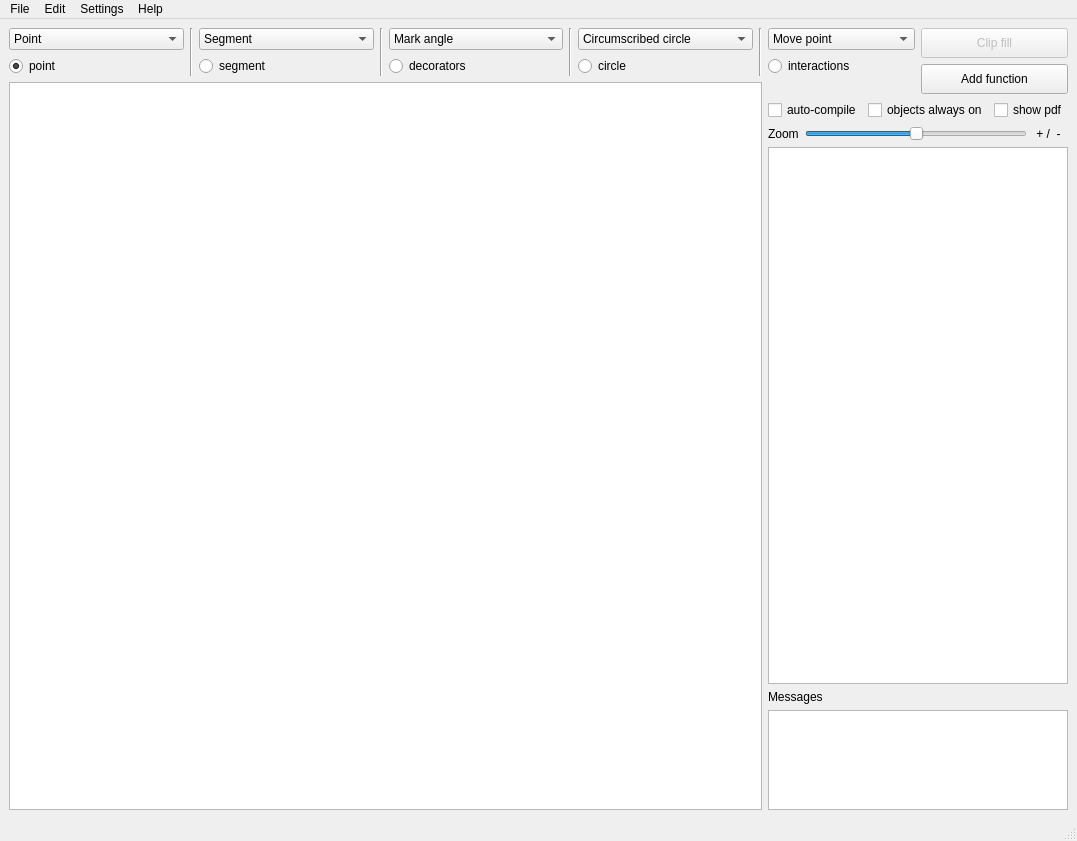
<?xml version="1.0" encoding="UTF-8"?>
<ui version="4.0">
 <class>MainWindow</class>
 <widget class="QMainWindow" name="MainWindow">
  <property name="geometry">
   <rect>
    <x>0</x>
    <y>0</y>
    <width>1077</width>
    <height>841</height>
   </rect>
  </property>
  <property name="sizePolicy">
   <sizepolicy hsizetype="Fixed" vsizetype="Fixed">
    <horstretch>0</horstretch>
    <verstretch>0</verstretch>
   </sizepolicy>
  </property>
  <property name="mouseTracking">
   <bool>true</bool>
  </property>
  <property name="windowTitle">
   <string>Eucl</string>
  </property>
  <widget class="QWidget" name="centralwidget">
   <property name="autoFillBackground">
    <bool>false</bool>
   </property>
   <layout class="QHBoxLayout" name="horizontalLayout_10">
    <item>
     <layout class="QHBoxLayout" name="horizontalLayout_6" stretch="1,0">
      <item>
       <layout class="QVBoxLayout" name="verticalLayout_9">
        <item>
         <layout class="QVBoxLayout" name="verticalLayout_13" stretch="0">
          <item>
           <layout class="QHBoxLayout" name="horizontalLayout">
            <item>
             <layout class="QVBoxLayout" name="verticalLayout">
              <item>
               <widget class="QComboBox" name="comboBox">
                <property name="maxVisibleItems">
                 <number>15</number>
                </property>
                <item>
                 <property name="text">
                  <string>Point</string>
                 </property>
                </item>
                <item>
                 <property name="text">
                  <string>Point on line</string>
                 </property>
                </item>
                <item>
                 <property name="text">
                  <string>Point on circle</string>
                 </property>
                </item>
                <item>
                 <property name="text">
                  <string>Intersection point</string>
                 </property>
                </item>
                <item>
                 <property name="text">
                  <string>Midpoint of segment</string>
                 </property>
                </item>
                <item>
                 <property name="text">
                  <string>Midpoint of circle</string>
                 </property>
                </item>
                <item>
                 <property name="text">
                  <string>Orthogonal projection</string>
                 </property>
                </item>
                <item>
                 <property name="text">
                  <string>Bisector</string>
                 </property>
                </item>
                <item>
                 <property name="text">
                  <string>Translate with vector</string>
                 </property>
                </item>
                <item>
                 <property name="text">
                  <string>Perpendicular</string>
                 </property>
                </item>
                <item>
                 <property name="text">
                  <string>Rotation</string>
                 </property>
                </item>
                <item>
                 <property name="text">
                  <string>Make grid</string>
                 </property>
                </item>
               </widget>
              </item>
              <item>
               <widget class="QRadioButton" name="radioButton">
                <property name="text">
                 <string>point</string>
                </property>
                <property name="checked">
                 <bool>true</bool>
                </property>
               </widget>
              </item>
             </layout>
            </item>
            <item>
             <widget class="Line" name="line">
              <property name="orientation">
               <enum>Qt::Vertical</enum>
              </property>
             </widget>
            </item>
            <item>
             <layout class="QVBoxLayout" name="verticalLayout_2">
              <item>
               <widget class="QComboBox" name="comboBox_2">
                <item>
                 <property name="text">
                  <string>Segment</string>
                 </property>
                </item>
                <item>
                 <property name="text">
                  <string>Polygon</string>
                 </property>
                </item>
                <item>
                 <property name="text">
                  <string>Linestring</string>
                 </property>
                </item>
               </widget>
              </item>
              <item>
               <widget class="QRadioButton" name="radioButton_2">
                <property name="text">
                 <string>segment</string>
                </property>
               </widget>
              </item>
             </layout>
            </item>
            <item>
             <widget class="Line" name="line_2">
              <property name="orientation">
               <enum>Qt::Vertical</enum>
              </property>
             </widget>
            </item>
            <item>
             <layout class="QVBoxLayout" name="verticalLayout_5">
              <item>
               <widget class="QComboBox" name="comboBox_5">
                <item>
                 <property name="text">
                  <string>Mark angle</string>
                 </property>
                </item>
                <item>
                 <property name="text">
                  <string>Mark right angle</string>
                 </property>
                </item>
               </widget>
              </item>
              <item>
               <widget class="QRadioButton" name="radioButton_5">
                <property name="text">
                 <string>decorators</string>
                </property>
               </widget>
              </item>
             </layout>
            </item>
            <item>
             <widget class="Line" name="line_3">
              <property name="orientation">
               <enum>Qt::Vertical</enum>
              </property>
             </widget>
            </item>
            <item>
             <layout class="QVBoxLayout" name="verticalLayout_3">
              <item>
               <widget class="QComboBox" name="comboBox_3">
                <item>
                 <property name="text">
                  <string>Circumscribed circle</string>
                 </property>
                </item>
                <item>
                 <property name="text">
                  <string>Circle by its radius</string>
                 </property>
                </item>
                <item>
                 <property name="text">
                  <string>Arc</string>
                 </property>
                </item>
                <item>
                 <property name="text">
                  <string>Sector</string>
                 </property>
                </item>
                <item>
                 <property name="text">
                  <string>Inscribed circle</string>
                 </property>
                </item>
               </widget>
              </item>
              <item>
               <widget class="QRadioButton" name="radioButton_3">
                <property name="text">
                 <string>circle</string>
                </property>
               </widget>
              </item>
             </layout>
            </item>
            <item>
             <widget class="Line" name="line_4">
              <property name="orientation">
               <enum>Qt::Vertical</enum>
              </property>
             </widget>
            </item>
           </layout>
          </item>
         </layout>
        </item>
        <item>
         <widget class="QGraphicsView" name="graphicsView">
          <property name="mouseTracking">
           <bool>true</bool>
          </property>
          <property name="verticalScrollBarPolicy">
           <enum>Qt::ScrollBarAlwaysOff</enum>
          </property>
          <property name="horizontalScrollBarPolicy">
           <enum>Qt::ScrollBarAlwaysOff</enum>
          </property>
         </widget>
        </item>
       </layout>
      </item>
      <item>
       <layout class="QVBoxLayout" name="verticalLayout_12" stretch="0,0,0,20,0">
        <item>
         <layout class="QHBoxLayout" name="horizontalLayout_8">
          <item>
           <layout class="QVBoxLayout" name="verticalLayout_4">
            <item>
             <widget class="QComboBox" name="comboBox_4">
              <item>
               <property name="text">
                <string>Move point</string>
               </property>
              </item>
              <item>
               <property name="text">
                <string>Move canvas</string>
               </property>
              </item>
             </widget>
            </item>
            <item>
             <widget class="QRadioButton" name="radioButton_4">
              <property name="text">
               <string>interactions</string>
              </property>
             </widget>
            </item>
            <item>
             <spacer name="verticalSpacer_2">
              <property name="orientation">
               <enum>Qt::Vertical</enum>
              </property>
              <property name="sizeType">
               <enum>QSizePolicy::Ignored</enum>
              </property>
              <property name="sizeHint" stdset="0">
               <size>
                <width>20</width>
                <height>40</height>
               </size>
              </property>
             </spacer>
            </item>
           </layout>
          </item>
          <item>
           <layout class="QVBoxLayout" name="verticalLayout_6">
            <item>
             <widget class="QPushButton" name="pushButton">
              <property name="enabled">
               <bool>false</bool>
              </property>
              <property name="sizePolicy">
               <sizepolicy hsizetype="Minimum" vsizetype="Minimum">
                <horstretch>0</horstretch>
                <verstretch>0</verstretch>
               </sizepolicy>
              </property>
              <property name="maximumSize">
               <size>
                <width>16777215</width>
                <height>30</height>
               </size>
              </property>
              <property name="text">
               <string>Clip fill</string>
              </property>
             </widget>
            </item>
            <item>
             <widget class="QPushButton" name="pb_add_function">
              <property name="sizePolicy">
               <sizepolicy hsizetype="Minimum" vsizetype="Minimum">
                <horstretch>0</horstretch>
                <verstretch>0</verstretch>
               </sizepolicy>
              </property>
              <property name="maximumSize">
               <size>
                <width>16777215</width>
                <height>30</height>
               </size>
              </property>
              <property name="text">
               <string>Add function</string>
              </property>
             </widget>
            </item>
           </layout>
          </item>
         </layout>
        </item>
        <item>
         <layout class="QHBoxLayout" name="horizontalLayout_3">
          <item>
           <widget class="QCheckBox" name="checkb_autocompile">
            <property name="text">
             <string>auto-compile</string>
            </property>
           </widget>
          </item>
          <item>
           <widget class="QCheckBox" name="checkb_canvas_always_on">
            <property name="text">
             <string>objects always on</string>
            </property>
           </widget>
          </item>
          <item>
           <widget class="QCheckBox" name="checkb_show_pdf">
            <property name="text">
             <string>show pdf</string>
            </property>
           </widget>
          </item>
          <item>
           <layout class="QVBoxLayout" name="verticalLayout_7"/>
          </item>
         </layout>
        </item>
        <item>
         <layout class="QHBoxLayout" name="horizontalLayout_4">
          <item>
           <widget class="QLabel" name="label_7">
            <property name="text">
             <string>Zoom</string>
            </property>
           </widget>
          </item>
          <item>
           <widget class="QSlider" name="horizontalSlider">
            <property name="minimum">
             <number>-512</number>
            </property>
            <property name="maximum">
             <number>512</number>
            </property>
            <property name="orientation">
             <enum>Qt::Horizontal</enum>
            </property>
           </widget>
          </item>
          <item>
           <widget class="QLabel" name="label_8">
            <property name="text">
             <string> + /  -  </string>
            </property>
           </widget>
          </item>
         </layout>
        </item>
        <item>
         <layout class="QHBoxLayout" name="horizontalLayout_5">
          <item>
           <widget class="QTextBrowser" name="textBrowser"/>
          </item>
         </layout>
        </item>
        <item>
         <layout class="QVBoxLayout" name="verticalLayout_10">
          <item>
           <widget class="QLabel" name="label">
            <property name="text">
             <string>Messages</string>
            </property>
           </widget>
          </item>
          <item>
           <layout class="QHBoxLayout" name="horizontalLayout_7">
            <item>
             <widget class="QTextBrowser" name="textBrowser_pdflatex">
              <property name="sizePolicy">
               <sizepolicy hsizetype="Expanding" vsizetype="Fixed">
                <horstretch>0</horstretch>
                <verstretch>0</verstretch>
               </sizepolicy>
              </property>
              <property name="maximumSize">
               <size>
                <width>16777215</width>
                <height>100</height>
               </size>
              </property>
             </widget>
            </item>
           </layout>
          </item>
         </layout>
        </item>
       </layout>
      </item>
     </layout>
    </item>
   </layout>
  </widget>
  <widget class="QMenuBar" name="menubar">
   <property name="geometry">
    <rect>
     <x>0</x>
     <y>0</y>
     <width>1077</width>
     <height>30</height>
    </rect>
   </property>
   <widget class="QMenu" name="menuFile">
    <property name="title">
     <string>File</string>
    </property>
    <addaction name="actionNew"/>
    <addaction name="actionOpen"/>
    <addaction name="actionSave"/>
    <addaction name="actionSave_As"/>
   </widget>
   <widget class="QMenu" name="menuEdit">
    <property name="title">
     <string>Edit</string>
    </property>
    <addaction name="actionUndo"/>
    <addaction name="actionRedo"/>
    <addaction name="separator"/>
    <addaction name="pb_copy_tikzpicture"/>
    <addaction name="pb_copy_document"/>
    <addaction name="x_axis_show"/>
    <addaction name="y_axis_show"/>
    <addaction name="grid_show"/>
   </widget>
   <widget class="QMenu" name="menuSettings">
    <property name="title">
     <string>Settings</string>
    </property>
    <addaction name="actionopen_settings"/>
   </widget>
   <widget class="QMenu" name="menuHelp">
    <property name="title">
     <string>Help</string>
    </property>
   </widget>
   <addaction name="menuFile"/>
   <addaction name="menuEdit"/>
   <addaction name="menuSettings"/>
   <addaction name="menuHelp"/>
  </widget>
  <widget class="QStatusBar" name="statusbar"/>
  <action name="actionNew">
   <property name="text">
    <string>New</string>
   </property>
   <property name="shortcut">
    <string>Ctrl+N</string>
   </property>
  </action>
  <action name="actionOpen">
   <property name="text">
    <string>Open</string>
   </property>
   <property name="shortcut">
    <string>Ctrl+O</string>
   </property>
  </action>
  <action name="actionSave">
   <property name="text">
    <string>Save</string>
   </property>
   <property name="shortcut">
    <string>Ctrl+S</string>
   </property>
  </action>
  <action name="actionSave_As">
   <property name="text">
    <string>Save As</string>
   </property>
   <property name="shortcut">
    <string>Ctrl+Shift+S</string>
   </property>
  </action>
  <action name="actionUndo">
   <property name="text">
    <string>Undo</string>
   </property>
   <property name="shortcut">
    <string>Ctrl+Z</string>
   </property>
  </action>
  <action name="actionRedo">
   <property name="text">
    <string>Redo</string>
   </property>
   <property name="shortcut">
    <string>Ctrl+Shift+Z</string>
   </property>
  </action>
  <action name="actionopen_settings">
   <property name="text">
    <string>open settings</string>
   </property>
  </action>
  <action name="pb_copy_tikzpicture">
   <property name="text">
    <string>Copy tikzpicture environment to clipboard</string>
   </property>
  </action>
  <action name="pb_copy_document">
   <property name="text">
    <string>Copy tex document to clipboard</string>
   </property>
  </action>
  <action name="x_axis_show">
   <property name="checkable">
    <bool>true</bool>
   </property>
   <property name="text">
    <string>Show x axis</string>
   </property>
  </action>
  <action name="y_axis_show">
   <property name="checkable">
    <bool>true</bool>
   </property>
   <property name="text">
    <string>Show y axis</string>
   </property>
  </action>
  <action name="grid_show">
   <property name="checkable">
    <bool>true</bool>
   </property>
   <property name="text">
    <string>Show grid</string>
   </property>
  </action>
 </widget>
 <resources/>
 <connections/>
</ui>
